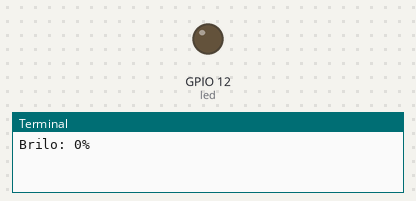
The program below on a simulated Raspberry Pi (BCM pin numbers). Shown: output pins drawn as LEDs (lit = HIGH), the last lines printed to the terminal.

Above: at 0.05 s.
At 4.75 s:
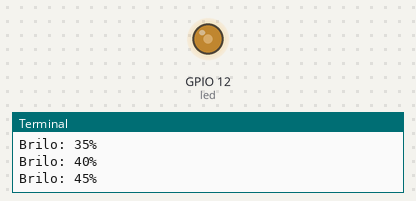
At 9.45 s:
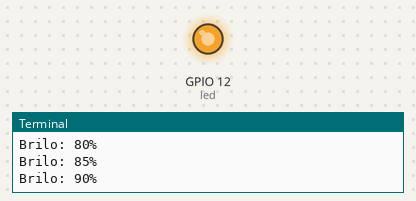
At 18.95 s:
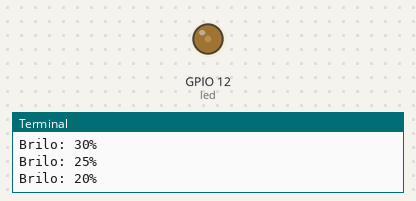
Timing chart, 0 to 27.3 s (numbered marks = the images above):
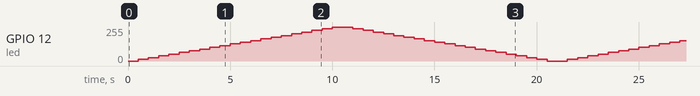

The program:

pwm_led.py
```python
from gpiozero import PWMLED
import time

led = PWMLED(12)

#GPIO.setmode(GPIO.BCM)
#GPIO.setup(LED_PIN, GPIO.OUT)

try:
    while True:
        #Incrementar intensidad del LED
        for valor in range (0,101,5):
            brillo = valor/100.0
            led.value = brillo
            print(f"Brilo: {valor}%")
            time.sleep(0.5)

        #Disminuir Intensidad del LED
        for valor in range (100,-1,-5):
            brillo = valor/100.0
            led.value = brillo
            print(f"Brilo: {valor}%")
            time.sleep(0.5)
except KeyboardInterrupt:
    print("Programa detenido")
```
